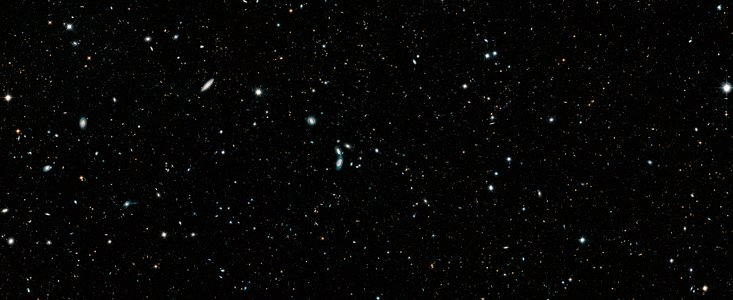
#> input picture datasets/img2.jpg, 733 x 300 px, found by its file name
$ python log.py
#> lines starting #> are read from the running program, lines starting #| are printed output that depends on the picture
import numpy as np, matplotlib.pyplot as plt, cv2

# --- Logarit ---
def chuyen_doi_logarit(img):
    r = img.astype(np.float32)

    #np.log1p(x) = ln(1+x)

    # Tính c để kết quả về 0..255
    c = 255.0 / np.log1p(r.max())
#> c = 45.99

    out = c * np.log1p(r)
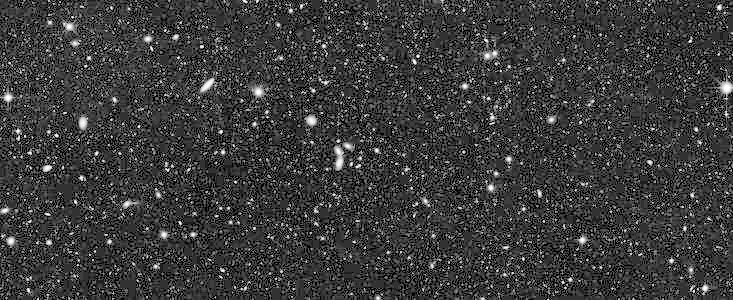
#> out: shape (300, 733) float32; min 0, max 255, mean 59.8
    return np.clip(out, 0, 255).astype(np.uint8) #ep kieu ve 8 bit

# --- HE tự viết cho ảnh xám uint8 ---
def equalizeHistogram(img):
    N = img.size
#> N = 219900
    hist = np.bincount(img.ravel(), minlength=256)
#> hist = 256 values, max 45035 at index 0, min 0 at index 1, mean 859
    nz = np.flatnonzero(hist)
#> nz = 125 values from 0 to 255
    if nz.size == 0: return img.copy()
    cdf = hist.cumsum()
#> cdf = 256 values from 45035 to 219900
    cdf_min = cdf[nz[0]]
#> cdf_min = 45035
    if cdf_min == N: return img.copy()
    lut = np.floor((cdf - cdf_min) * 255.0 / (N - cdf_min)).clip(0, 255).astype(np.uint8)
#> lut = 256 values from 0 to 255
    return lut[img]
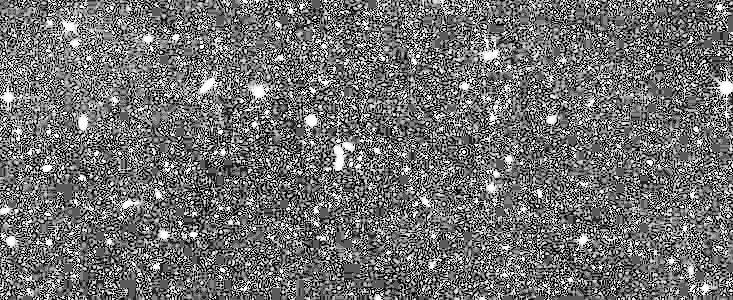
#> returned value: shape (300, 733); min 0, max 255, mean 112.9


# --- Đọc ảnh xám (nếu ảnh màu muốn giữ màu, xem ghi chú bên dưới) ---
filename = r"img2.jpg"
img = cv2.imread(filename,cv2.IMREAD_GRAYSCALE)
assert img is not None, "Không đọc được ảnh"

# Logarit
log = chuyen_doi_logarit(img)

# HE & CLAHE trên ảnh negative
img_he = equalizeHistogram(log)
lahe = cv2.createCLAHE(clipLimit=2.0, tileGridSize=(8,8))
#> (the run stopped early here; a loop or call above may not have finished)

$ run again, with datasets/img1.jpg copied over datasets/img2.jpg
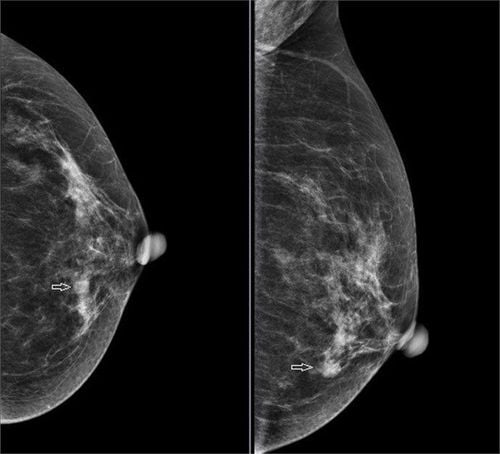
#> input picture datasets/img1.jpg, 500 x 454 px, found by its file name
#> c = 46.12
#> in chuyen_doi_logarit, `out = c * np.log1p(r)`:
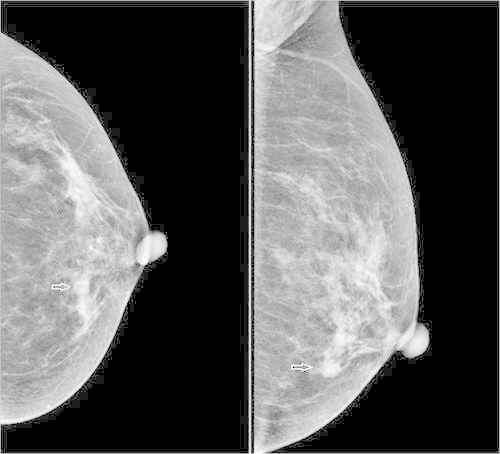
#> out: shape (454, 500) float32; min 0, max 255, mean 89.6
#> hist = 256 values, max 111848 at index 0, min 0 at index 1, mean 886.7
#> nz = 123 values from 0 to 255
#> cdf = 256 values from 111848 to 227000
#> cdf_min = 111848
#> lut = 256 values from 0 to 255
#> in equalizeHistogram, `return lut[img]`:
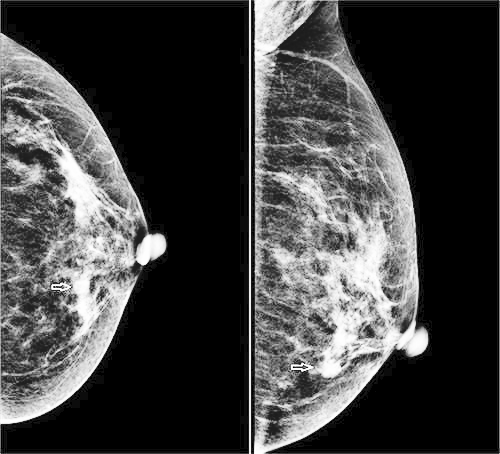
#> returned value: shape (454, 500); min 0, max 255, mean 65.4

$ run again, with datasets/img10.jpg copied over datasets/img2.jpg
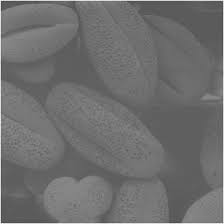
#> input picture datasets/img10.jpg, 224 x 224 px, found by its file name
#> img is the input picture: shape (224, 224); min 62, max 247, mean 110.4
#> c = 46.25
#> in chuyen_doi_logarit, `return np.clip(out, 0, 255).astype(np.uint8)`:
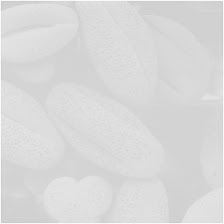
#> returned value: shape (224, 224); min 191, max 255, mean 217
#> hist = 256 values, max 4826 at index 219, min 0 at index 0, mean 196
#> nz = 49 values from 191 to 255
#> cdf = 256 values from 0 to 50176
#> cdf_min = 1
#> lut = 256 values from 0 to 255
#> in equalizeHistogram, `return lut[img]`:
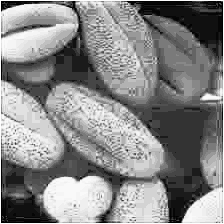
#> returned value: shape (224, 224); min 0, max 255, mean 134.8

$ run again, with datasets/img13.jpg copied over datasets/img2.jpg
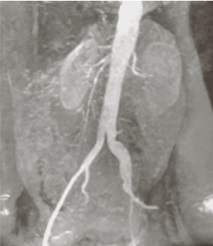
#> input picture datasets/img13.jpg, 213 x 246 px, found by its file name
#> c = 46.02
#> in chuyen_doi_logarit, `out = c * np.log1p(r)`:
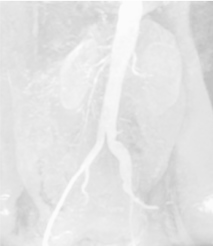
#> out: shape (246, 213) float32; min 192.1, max 255, mean 228.9
#> hist = 256 values, max 3984 at index 229, min 0 at index 0, mean 204.7
#> nz = 63 values from 192 to 254
#> cdf = 256 values from 0 to 52398
#> cdf_min = 5
#> lut = 256 values from 0 to 255
#> in equalizeHistogram, `return lut[img]`:
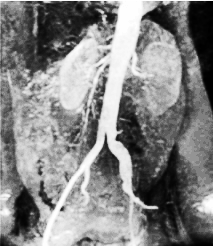
#> returned value: shape (246, 213); min 0, max 255, mean 131.9
